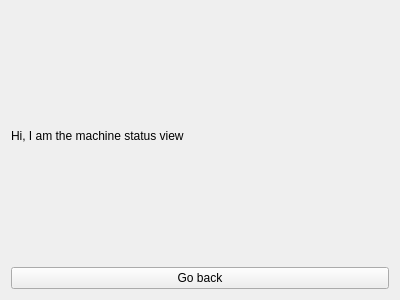
<?xml version="1.0" encoding="UTF-8"?>
<ui version="4.0">
 <class>MachineStatusView</class>
 <widget class="QWidget" name="MachineStatusView">
  <property name="geometry">
   <rect>
    <x>0</x>
    <y>0</y>
    <width>400</width>
    <height>300</height>
   </rect>
  </property>
  <property name="windowTitle">
   <string>Form</string>
  </property>
  <layout class="QGridLayout" name="gridLayout">
   <item row="0" column="0">
    <widget class="QLabel" name="label">
     <property name="text">
      <string>Hi, I am the machine status view</string>
     </property>
    </widget>
   </item>
   <item row="1" column="0">
    <widget class="QPushButton" name="goBackBtn">
     <property name="text">
      <string>Go back</string>
     </property>
    </widget>
   </item>
  </layout>
 </widget>
 <resources/>
 <connections/>
</ui>
